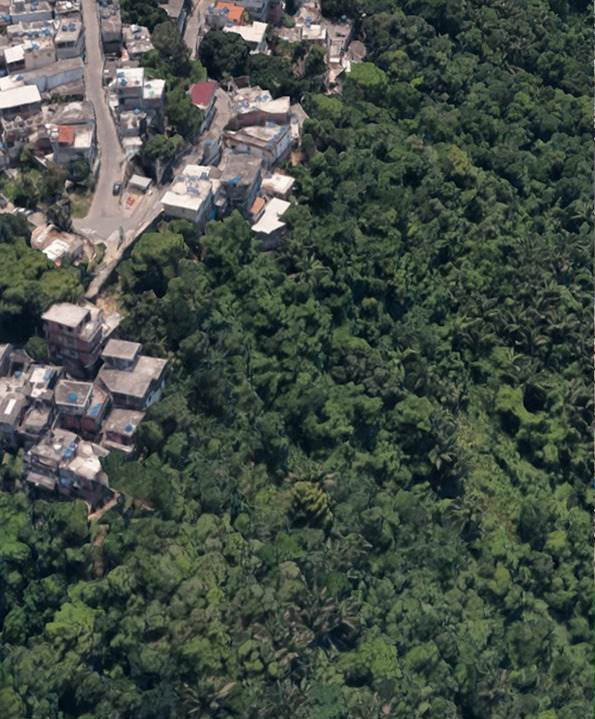
#> input picture img-proc-amanda/teste2-Antes.png, 595 x 719 px
$ python SepararBandas_BarragemAntes.py
#> lines starting #> are read from the running program, lines starting #| are printed output that depends on the picture
# -*- coding: utf-8 -*-
"""
Spyder Editor

This is a temporary script file.
"""

import numpy as np
import cv2

img = cv2.imread('teste2-Antes.png')
#> img is the input picture: shape (719, 595, 3); mean B, G, R 69.6, 78.1, 68.8
# cv2.imwrite("teste2-Antes.png", img)

canalAzul, canalVerde, canalVermelho = cv2.split(img)
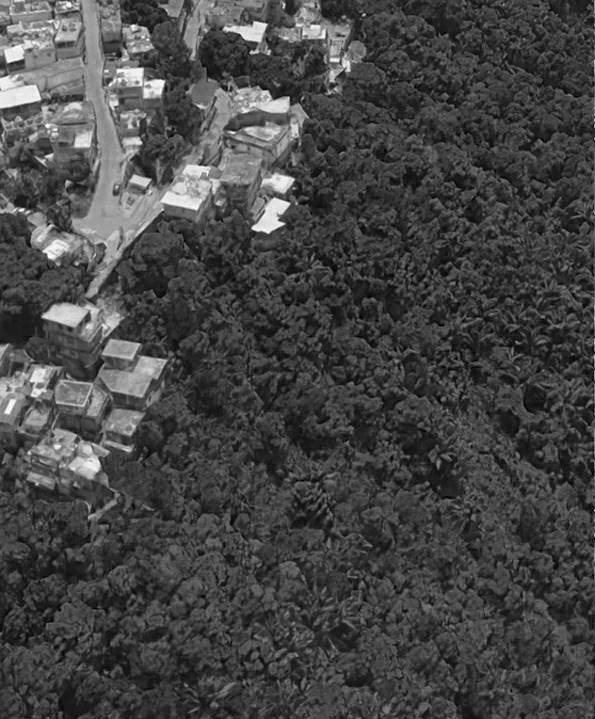
#> canalAzul: shape (719, 595); min 0, max 255, mean 69.6
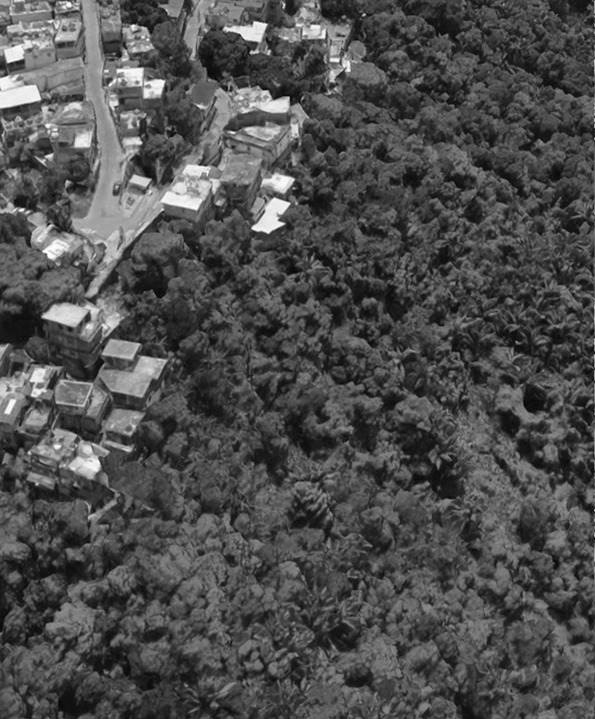
#> canalVerde: shape (719, 595); min 0, max 255, mean 78.1
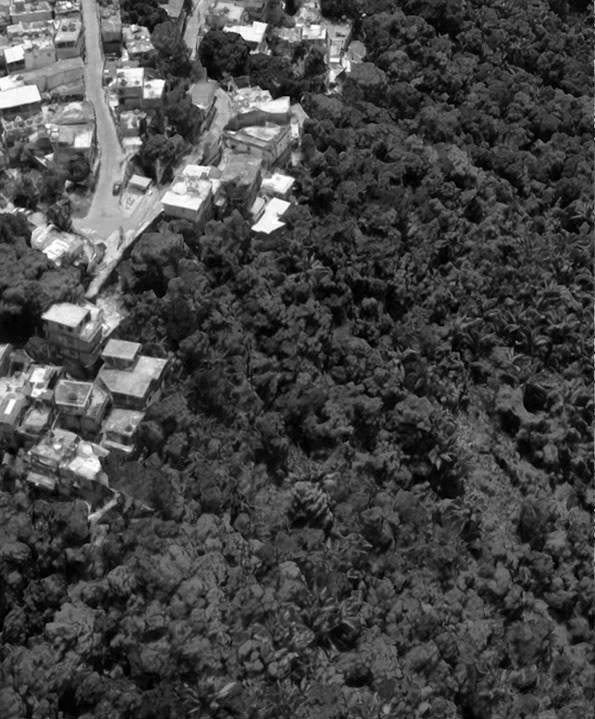
#> canalVermelho: shape (719, 595); min 0, max 255, mean 68.8

zeros = np.zeros(img.shape[:2], dtype = "uint8")

#-----------------------------------------------------------------------------

Banda_R = cv2.merge([zeros, zeros,canalVermelho])
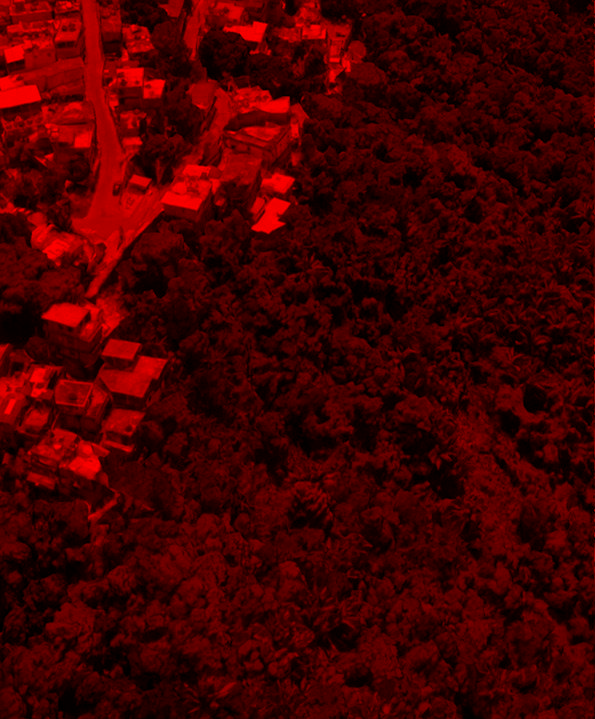
#> Banda_R: shape (719, 595, 3); mean of channels 0, 1, 2 0, 0, 68.8; drawn as B, G, R

cv2.imshow("Vermelho", Banda_R)

cv2.imwrite("Banda_R1_Antes.png", Banda_R)

#-----------------------------------------------------------------------------

Banda_G = cv2.merge([zeros, canalVerde, zeros])
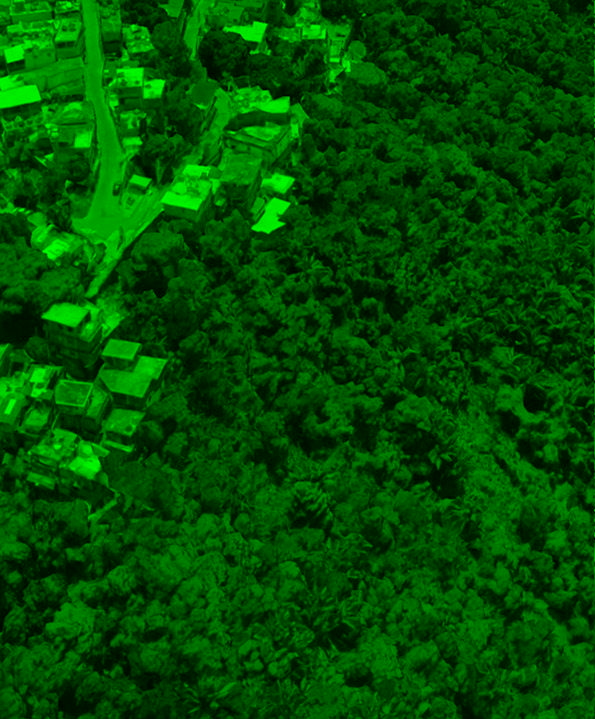
#> Banda_G: shape (719, 595, 3); mean of channels 0, 1, 2 0, 78.1, 0; drawn as B, G, R

cv2.imshow("Verde", Banda_G)

cv2.imwrite("Banda_G1_Antes.png", Banda_G)

#-----------------------------------------------------------------------------

Banda_B = cv2.merge([canalAzul, zeros, zeros])
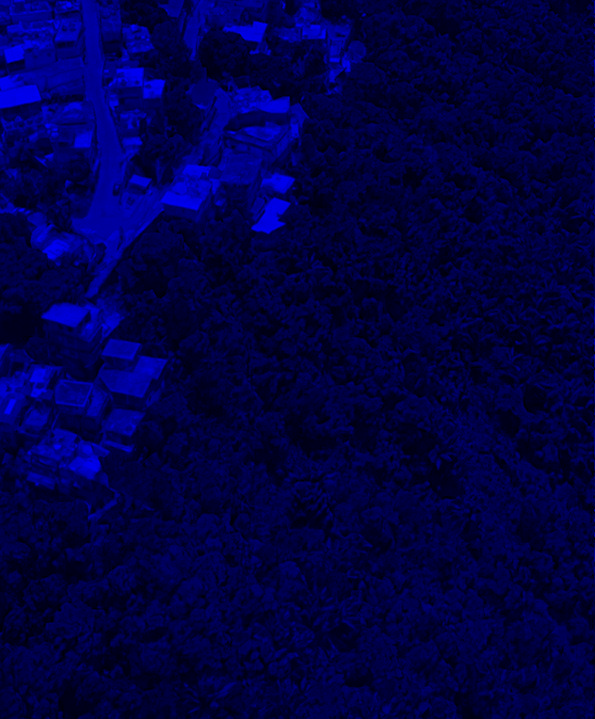
#> Banda_B: shape (719, 595, 3); mean of channels 0, 1, 2 69.6, 0, 0; drawn as B, G, R

cv2.imshow("Azul", Banda_B)

cv2.imwrite("Banda_B1_Antes.png", Banda_B)

#-----------------------------------------------------------------------------

cv2.imshow('Original', img)

#-----------------------------------------------------------------------------


cv2.waitKey(0)
cv2.destroyAllWindows()
